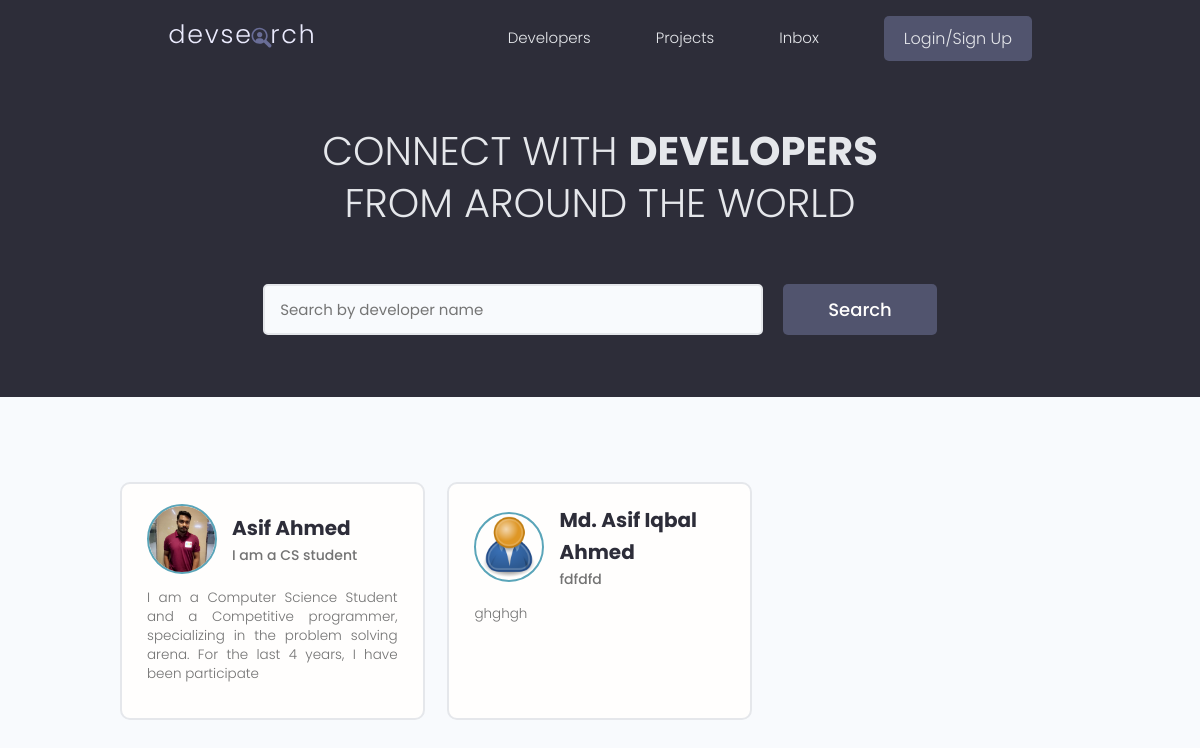
The app's page /, older data.
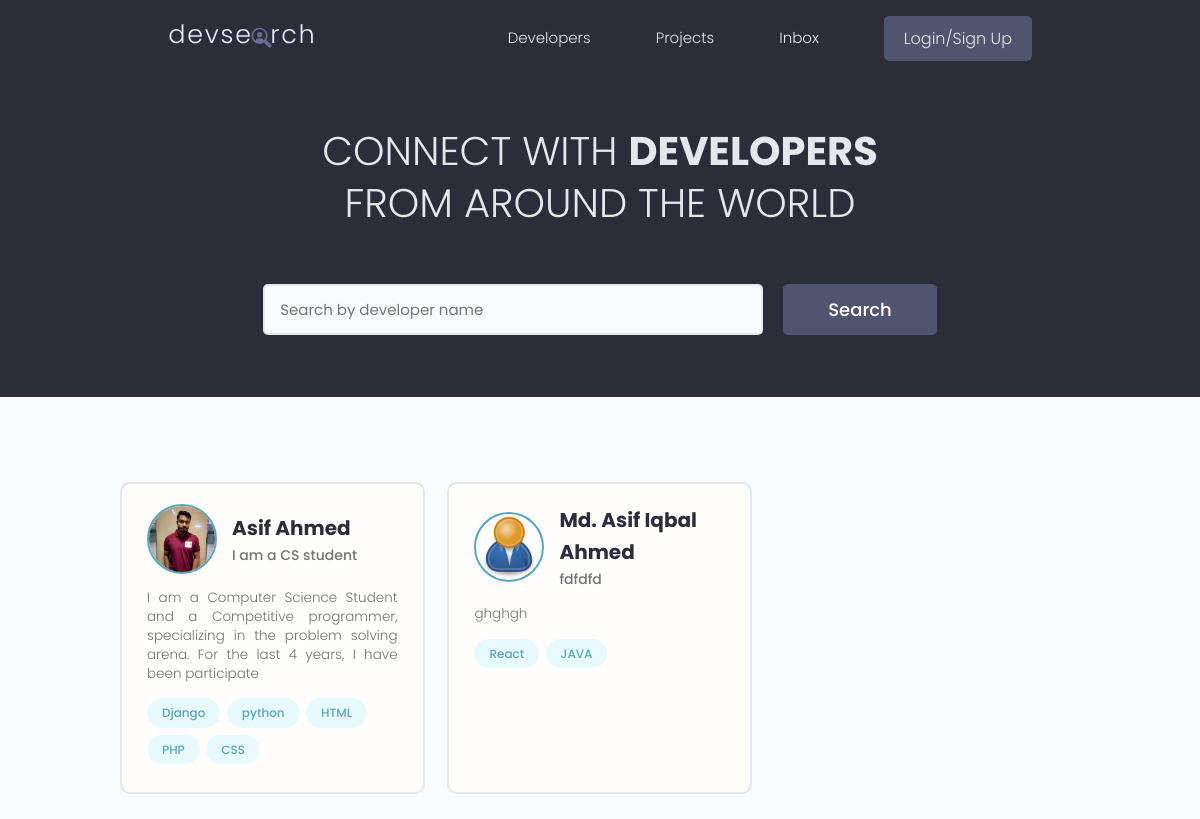
The same page, newer data.
### users/models.py (models this page shows, shortened)
class Profile(models.Model):
    user = models.OneToOneField(User, on_delete=models.CASCADE, null=True, blank=True)
    name = models.CharField(max_length=200, blank=True, null=True)
    email = models.EmailField(max_length=500, blank=True, null=True)
    username = models.CharField(max_length=200, blank=True, null=True)
    location = models.CharField(max_length=200, blank=True, null=True)
    short_intro = models.CharField(max_length=200, blank=True, null=True)
    bio = models.TextField(blank=True, null=True)
    profile_image = models.ImageField(null=True, blank=True, upload_to='profiles/', default="profiles/user-default.png")
    social_github = models.CharField(max_length=200, blank=True, null=True)
    social_twitter = models.CharField(max_length=200, blank=True, null=True)
    social_linkedin = models.CharField(max_length=200, blank=True, null=True)
    social_youtube = models.CharField(max_length=200, blank=True, null=True)
    social_website = models.CharField(max_length=200, blank=True, null=True)
    created = models.DateTimeField(auto_now_add=True)
    id = models.UUIDField(default=uuid.uuid4, unique=True, primary_key=True, editable=False)

class Skill(models.Model):
    owner = models.ForeignKey(Profile, on_delete=models.CASCADE, null=True, blank=True)
    name = models.CharField(max_length=200, blank=True, null=True)
    description = models.TextField(null=True, blank=True)
    created = models.DateTimeField(auto_now_add=True)
    id = models.UUIDField(default=uuid.uuid4, unique=True, primary_key=True, editable=False)
    def __str__(self):
        return str(self.name)

### users/views.py (the view)
# urls.py: path('', views.profiles, name="profiles"),
def profiles(request):
    profiles = Profile.objects.all()
    context = {'profiles': profiles}
    return render(request, 'users/profiles.html', context)

### users/templates/users/profiles.html (shortened to what this page needs)
{% extends 'main.html' %}
{% block content %}
  <main class="home">
    <section class="hero-section text-center">
      <div class="container container--narrow">
        <div class="hero-section__box">
          <h2>CONNECT WITH <span>DEVELOPERS</span></h2>
          <h2>FROM AROUND THE WORLD</h2>
        </div>
        <div class="hero-section__search">
          <form class="form" action="#" method="get">
            <div class="form__field">
              <input class="input input--text" id="formInput#search" type="text" name="text"
                placeholder="Search by developer name" />
            </div>
            <input class="btn btn--sub btn--lg" type="submit" value="Search" />
          </form>
        </div>
      </div>
    </section>
    <section class="devlist">
      <div class="container">
        <div class="grid grid--three">
          {% for profile in profiles %}
          <div class="column card">
            <div class="dev">
              <a href="{% url 'user-profile' profile.id %}" class="card__body">
                <div class="dev__profile">
                  <img class="avatar avatar--md" src="{{ profile.profile_image.url }}" alt="image" />
                  <div class="dev__meta">
                    <h3>{{ profile.name }}</h3>
                    <h5>{{ profile.short_intro|slice:"60" }}</h5>
                  </div>
                </div>
                <p class="dev__info">{{ profile.bio|slice:"150" }}</p>
                <div class="dev__skills">
                  {% for skill in profile.skill_set.all|slice:"5" %}
                  <span class="tag tag--pill tag--main">
                    <small>{{skill}}</small>
                  </span>
                  {% endfor %}
                </div>
              </a>
            </div>
          </div>
          {% endfor %}
        </div>
      </div>
    </section>
  </main>
{% endblock content %}

Row changes from the older to the newer data that the page shows:
added Skill: name "Django", shown under Profile "Asif Ahmed"
added Skill: name "python", shown under Profile "Asif Ahmed"
added Skill: name "HTML", shown under Profile "Asif Ahmed"
added Skill: name "PHP", shown under Profile "Asif Ahmed"
added Skill: name "CSS", shown under Profile "Asif Ahmed"
added Skill: name "React", shown under Profile "Md. Asif Iqbal Ahmed"
added Skill: name "JAVA", shown under Profile "Md. Asif Iqbal Ahmed"
